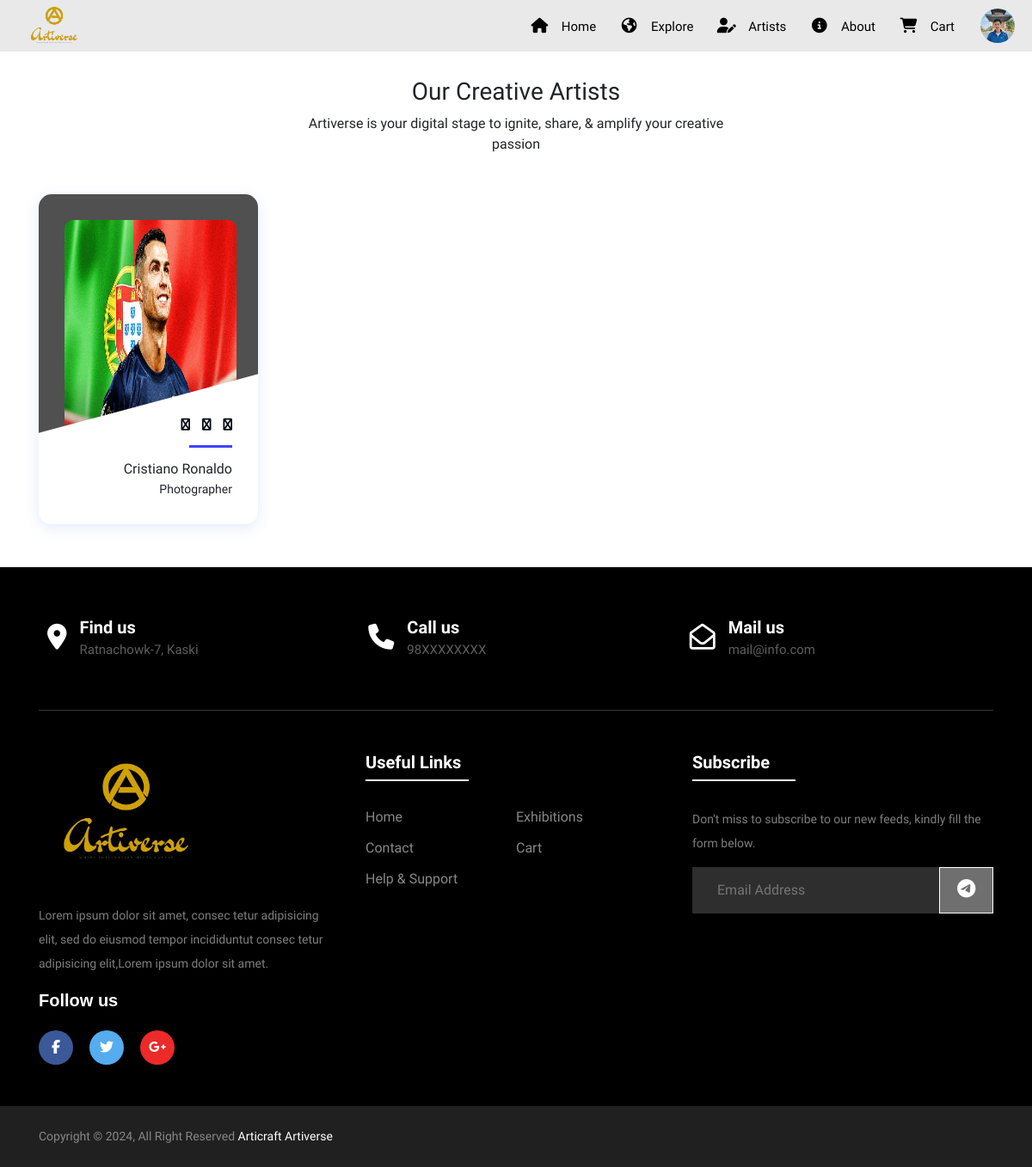
The app's page /artist/list/ (signed in) with its own data.
### User/models.py (models this page shows, shortened)
class Visitor(models.Model):
    user = models.OneToOneField(User, on_delete=models.CASCADE, related_name='profile', null=True)
    name = models.CharField(max_length=255, null=True)
    biography = models.TextField(null=True, blank=True, max_length=500)
    profile_picture = models.ImageField(upload_to='user_profiles/', null=True, blank=True)
    contact_phone = models.CharField(max_length=20, blank=True, null=True)
    birth_date= models.DateField(null=True)
    occupation = models.CharField(max_length= 20, null=True)

### Authentication/models.py (models this page shows, shortened)
class Artist(models.Model):
    user = models.OneToOneField(User, on_delete=models.CASCADE, related_name='artist', null=True)
    name = models.CharField(max_length=255, null=True)
    profile_picture = models.ImageField(upload_to='artist_profiles/', null=True)
    biography = models.TextField(null=True)
    age=models.IntegerField(null=True)
    country=models.CharField(max_length=50, null=True)
    street=models.CharField(null=True, max_length=50)
    ward_no=models.IntegerField(null=True)
    category=models.CharField(max_length=100,  null=True)
    contact_phone = models.CharField(max_length=20, null=True)
    website = models.URLField(blank=True, null=True)
    social_links = models.JSONField(blank=True, null=True)

### Home/views.py (the view)
# urls.py: path('artist/list/',views.artist_list, name="artist_list"),
@login_required
def artist_list(request):
    artists = Artist.objects.all()
    user = request.user
    profile = None
    try:
        profile = Visitor.objects.get(user=user)
    except Visitor.DoesNotExist:
        pass
    return render(request, 'Home/artist_list.html', {'artists': artists, 'profile': profile})

### templates/Home/artist_list.html (shortened to what this page needs)
{% extends "_base.html" %}
{% load static %}
{% block content %}
<link href="https://stackpath.bootstrapcdn.com/bootstrap/4.5.2/css/bootstrap.min.css" rel="stylesheet">
<link rel="stylesheet" href="{% static 'css/Home/artist_list.css' %}">
<section class="wrapper">
<div class="container ">
	{% if artists %}
	<div class="row justify-content-center">
		<div class="col-12 col-sm-8 col-lg-6">
            <div class="section_heading text-center wow fadeInUp" data-wow-delay="0.2s"
			style="visibility: visible; animation-delay: 0.2s; animation-name: fadeInUp;">
                <h3>Our Creative <span> Artists</span></h3>
                <p>Artiverse is your digital stage to ignite, share, &amp; amplify your creative passion</p>
            </div>
        </div>
    </div>
    <div class="row">
            {% for artist in artists %}
            <a href="{% url 'artist_profile_view' artist_id=artist.id %}">
                <div class="col-12 col-sm-6 col-md-4 col-lg-3 card__design">
                    <div class="single_advisor_profile wow fadeInUp" data-wow-delay="0.2s"
                        style="visibility: visible; animation-delay: 0.2s; animation-name: fadeInUp;">
                        <div class="advisor_thumb">
                            <img src="{{ artist.profile_picture.url }}" alt="" style="height: 250px; width: 200px; border-radius: 10px;">
                            <div class="social-info">
                                <a href="#"><i class="fa fa-facebook"></i></a>
                                <a href="#"><i class="fa fa-twitter"></i></a>
                                <a href="#"><i class="fa fa-linkedin"></i></a>
                            </div>
                        </div>
                        <div class="single_advisor_details_info">
                            <h6>{{ artist.name }}</h6>
                            <p class="designation">{{ artist.category }}</p>
                        </div>
                    </div>
                </div>
            </a>
            {% endfor %}
        {% endif %}
</div>
</section>
{% endblock %}

### templates/_base.html (shortened to what this page needs)
<!DOCTYPE html>
{%load static%}
<html lang="en">
<head>
    <link rel="stylesheet" href="https://cdnjs.cloudflare.com/ajax/libs/font-awesome/6.4.2/css/all.min.css">
    <link rel="stylesheet" href="https://maxcdn.bootstrapcdn.com/bootstrap/4.0.0/css/bootstrap.min.css">
    <link rel="stylesheet" href="{% static 'css/style.css' %}">
    <link rel="stylesheet" href="{% static 'css/responsive.css' %}">
</head>
<body>
    <div id="main">
        <div id="page1">
            <nav id="navbar">
                <a href="{% url 'index' %}">
                    <img class="animate-navbar-js logo-img" src="{% static 'img/logo.png' %}" alt="Artiverse Logo">
                </a>
                <div id="nav-part2" class="animate-navbar-js">
                    <div id="menu-links">
                        <h4><a href="{% url 'index' %}"><i class="fa-solid fa-house"></i> Home</a></h4>
                        <h4><a href="{% url 'explore' %}"><i class="fa-solid fa-earth-americas"></i> Explore</a></h4>
                        <h4><a href="{% url 'artist_list' %}"><i class="fa-solid fa-user-pen"></i> Artists</a></h4>
                        <h4><a href="{% url 'about' %}"><i class="fa-solid fa-circle-info"></i> About</a></h4>
                        <h4><a href="{% url 'cart_view' %}"><i class="fa-solid fa-cart-shopping"></i> Cart</a></h4>
                        {% if user.is_authenticated and not user.is_artist and not user.is_admin %}
                        <div class="profile-dropdown">
                            <div onclick="toggle()" class="profile-dropdown-btn">
                                <img src="{% if profile.profile_picture %}{{ profile.profile_picture.url }}{% else %}{% static 'img/no user.jpg' %}{% endif %}" alt="{{ user.username }}">
                            </div>
                        </div>
                        </div>
                        {% else %}
                        <h4 id="signup-link"><a href="{% url 'login_view' %}"><i class="fa-solid fa-user-plus"></i> Sign in</a></h4>
                        {% endif %}
                </div>
            </nav>
        </div>
    </div>
    {% block content %}
    {% endblock %}
    <footer class="footer-section">
        <div class="container">
            <div class="footer-cta pt-5 pb-5 ">
                <div class="row sect-1">
                    <div class="col-xl-4 col-md-4  mb-30 loc-map">
                        <div class="single-cta">
                            <a href="https://www.google.com/maps?q=Xdezo academy" target="_blank"> <i
                                    class="fas fa-map-marker-alt"></i></a>
                            <div class="cta-text">
                                <h4>Find us</h4>
                                <span><a href="https://www.google.com/maps?q=Xdezo academy" target="_blank">
                                        Ratnachowk-7, Kaski</a></span>
                            </div>
                        </div>
                    </div>
                    <div class="col-xl-4 col-md-4 mb-30 call-us">
                        <div class="single-cta">
                            <a href="tel:9800000000"><i class="fas fa-phone"></i></a>
                            <div class="cta-text">
                                <h4>Call us</h4>
                                <span><a href="tel:9800000000">98XXXXXXXX</a></span>
                            </div>
                        </div>
                    </div>
                    <div class="col-xl-4 col-md-4 mb-30 mail-us">
                        <div class="single-cta">
                            <a href="mailto:Sanjayakc375@gmail.com"><i class="far fa-envelope-open"></i></a>
                            <div class="cta-text">
                                <h4>Mail us</h4>
                                <span><a href="mailto:Sanjayakc375@gmail.com">mail@info.com</a></span>
                            </div>
                        </div>
                    </div>
                </div>
            </div>
            <div class="footer-content pt-5 pb-5">
                <div class="row">
                    <div class="col-xl-4 col-lg-4 mb-50">
                        <div class="footer-widget">
                            <div class="footer-logo">
                                <a href="{%url 'index'%}"><img src="{% static 'img/logo.png' %}" class="img-fluid"
                                        alt="logo"></a>
                            </div>
                            <div class="footer-text">
                                <p>Lorem ipsum dolor sit amet, consec tetur adipisicing elit, sed do eiusmod tempor
                                    incididuntut consec tetur adipisicing
                                    elit,Lorem ipsum dolor sit amet.</p>
                            </div>
                            <div class="footer-social-icon">
                                <span>Follow us</span>
                                <a href="#"><i class="fab fa-facebook-f facebook-bg"></i></a>
                                <a href="#"><i class="fab fa-twitter twitter-bg"></i></a>
                                <a href="#"><i class="fab fa-google-plus-g google-bg"></i></a>
                            </div>
                        </div>
                    </div>
                    <div class="col-xl-4 col-lg-4 col-md-6 mb-30">
                        <div class="footer-widget">
                            <div class="footer-widget-heading">
                                <h3>Useful Links</h3>
                            </div>
                            <ul>
                                <li><a href="{%url 'index' %}">Home</a></li>
                                <li><a href="{%url 'explore' %}">Exhibitions</a></li>
                                <li><a href="#">Contact</a></li>
                                <li><a href="#">Cart</a></li>
                                <li><a href="#">Help & Support</a></li>
                            </ul>
                        </div>
                    </div>
                    <div class="col-xl-4 col-lg-4 col-md-6 mb-50">
                        <div class="footer-widget">
                            <div class="footer-widget-heading">
                                <h3>Subscribe</h3>
                            </div>
                            <div class="footer-text mb-25">
                                <p>Don't miss to subscribe to our new feeds, kindly fill the form below.</p>
                            </div>
                            <div class="subscribe-form">
                                <form action="#">
                                    <input type="text" placeholder="Email Address">
                                    <button><i class="fab fa-telegram-plane"></i></button>
                                </form>
                            </div>
                        </div>
                    </div>
                </div>
            </div>
        </div>
        <div class="copyright-area">
            <div class="container">
                <div class="row">
                    <div class="col-xl-6 col-lg-6 text-center text-lg-left">
                        <div class="copyright-text">
                            <p>Copyright &copy; 2024, All Right Reserved <a href="#">Articraft Artiverse</a></p>
                        </div>
                    </div>
                </div>
            </div>
        </div>
    </footer>
</body>
</html>

### static/css/style.css (style rules this page uses)
* { margin: 0; padding: 0; box-sizing: border-box; font-family: 'Micro', sans-serif; }
html, body { font-family: 'Micro', sans-serif; }
#main { width: 100%; position: relative; z-index: 10; }
#page1 { width: 100%; position: relative; }
#navbar { height: 60px; padding: 20px 20px; width: 100%; display: flex; align-items: center; justify-content: space-between; top: 0; left: 0; z-index: 20; position: relative; background-color: rgba(192, 192, 192, 0.352); }
nav .logo-img { width: auto; height: 65px; padding: 5px; }
#nav-part2 { display: flex; align-items: center; gap: 50px; }
#nav-part2 h4 { font-weight: 500; transition: all ease 0.3s; position: relative; font-size: 18px; overflow: hidden; margin-top: 0.5rem; }
#nav-part2 h4::after { content: " "; position: absolute; height: 100%; width: 100%; background-color: rgb(29, 26, 26); left: 0; bottom: -100%; border-radius: 50%; transition: all ease 0.2s; }
#nav-part2 h4 a { text-decoration: none; position: relative; z-index: 9; }
#menu-links { display: flex; align-items: center; width: 100%; }
#menu-links i { font-size: 18px; width: 2.2rem; height: 2.3rem; line-height: 2.3rem; text-align: center; margin-right: 0.3rem; }
#menu-links h4 { border-radius: 50px; color: #000000bb; transition: all ease 0.3s; position: relative; font-size: 15px; }
#menu-links h4 a { color: black; text-decoration: none; display: block; padding: 5px 10px; }
#menu-links h4 a i { margin-right: 0.2rem; font-size: 1.1rem; width: 2.3rem; height: 2.3rem; line-height: 2.3rem; text-align: center; }
.profile-dropdown { position: relative; width: fit-content; padding-left: 20px; }
.profile-dropdown-btn { padding: 10px; width: 40px; height: 40px; border-radius: 50%; overflow: hidden; display: flex; align-items: center; justify-content: center; margin: 0 auto; position: relative; cursor: pointer; transition: all 0.3s ease; }
.profile-dropdown-btn img { width: 50px; height: auto; object-fit: cover; }
ul { margin: 0px; padding: 0px; }
.footer-section { background: #000000; position: relative; }
.footer-cta { border-bottom: 1px solid #373636; }
.single-cta i { color: #ffffff; font-size: 30px; float: left; margin-top: 8px; }
.cta-text { padding-left: 15px; display: inline-block; }
.cta-text h4 { color: #fff; font-size: 20px; font-weight: 600; margin-bottom: 2px; }
.cta-text span { color: #757575; font-size: 15px; }
.footer-content { position: relative; z-index: 2; }
.footer-logo { margin-bottom: 30px; }
.footer-logo img { max-width: 200px; }
.footer-text p { margin-bottom: 14px; font-size: 14px; color: #7e7e7e; line-height: 28px; }
.footer-social-icon span { color: #fff; display: block; font-size: 20px; font-weight: 700; font-family: 'Poppins', sans-serif; margin-bottom: 20px; }
.footer-social-icon a { color: #fff; font-size: 16px; margin-right: 15px; }
.footer-social-icon i { height: 40px; width: 40px; text-align: center; line-height: 38px; border-radius: 50%; }
.facebook-bg { background: #3B5998; }
.twitter-bg { background: #55ACEE; }
.google-bg { background: #ec2a2a; }
.footer-widget-heading h3 { color: #fff; font-size: 20px; font-weight: 600; margin-bottom: 40px; position: relative; }
.footer-widget-heading h3::before { content: ""; position: absolute; left: auto; bottom: -10px; height: 2px; width: 120px; background: #ffffff; }
.footer-widget ul li { display: inline-block; float: left; width: 50%; margin-bottom: 12px; }
.footer-widget ul li a { color: #878787; text-transform: capitalize; }
.subscribe-form { position: relative; overflow: hidden; }
.subscribe-form input { width: 100%; padding: 14px 28px; background: #2E2E2E; border: 1px solid #2E2E2E; color: #fff; }
.subscribe-form button { position: absolute; right: 0; background: #6f6f6f; padding: 13px 20px; border: 1px solid #ffffff; top: 0; }
.subscribe-form button i { color: #fff; font-size: 22px; transform: rotate(-6deg); }
.copyright-area { background: #202020; padding: 25px 0; }
.copyright-text p { margin: 0; font-size: 14px; color: #878787; }
.copyright-text p a { color: #ffffff; }
.call-us span a { text-decoration: none; color: #5e5e5e; }
.mail-us span a { text-decoration: none; color: #5e5e5e; }
.loc-map span a { text-decoration: none; color: #5e5e5e; }
.sect-1 { padding: 10px; }

### records on screen
Visitor: profile_picture (picture)
Artist: profile_picture (picture), name "Cristiano Ronaldo", category "Photographer"
